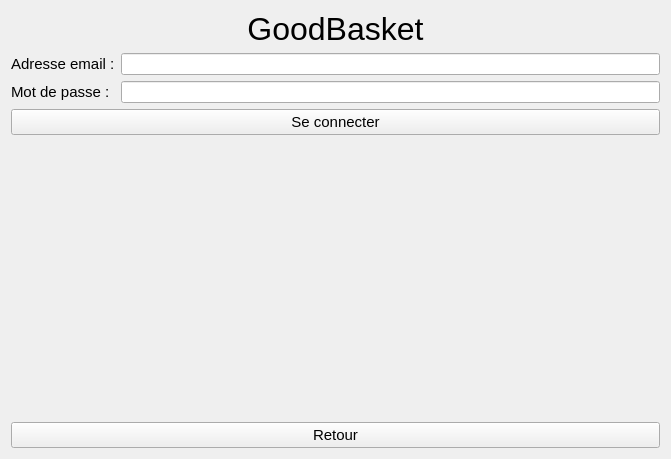
<?xml version="1.0" encoding="UTF-8"?>
<ui version="4.0">
 <class>ConnexionForm</class>
 <widget class="QWidget" name="ConnexionForm">
  <property name="geometry">
   <rect>
    <x>0</x>
    <y>0</y>
    <width>671</width>
    <height>459</height>
   </rect>
  </property>
  <property name="windowTitle">
   <string>Form</string>
  </property>
  <layout class="QVBoxLayout">
   <item>
    <widget class="QLabel" name="label_3">
     <property name="font">
      <font>
       <pointsize>24</pointsize>
      </font>
     </property>
     <property name="text">
      <string>GoodBasket</string>
     </property>
     <property name="alignment">
      <set>Qt::AlignCenter</set>
     </property>
    </widget>
   </item>
   <item>
    <layout class="QVBoxLayout" name="verticalLayout">
     <item>
      <layout class="QFormLayout" name="formLayout">
       <item row="0" column="0">
        <widget class="QLabel" name="label">
         <property name="font">
          <font>
           <pointsize>11</pointsize>
          </font>
         </property>
         <property name="text">
          <string>Adresse email :</string>
         </property>
        </widget>
       </item>
       <item row="1" column="0">
        <widget class="QLabel" name="label_2">
         <property name="font">
          <font>
           <pointsize>11</pointsize>
          </font>
         </property>
         <property name="text">
          <string>Mot de passe :</string>
         </property>
        </widget>
       </item>
       <item row="0" column="1">
        <widget class="QLineEdit" name="lineEdit"/>
       </item>
       <item row="1" column="1">
        <widget class="QLineEdit" name="lineEdit_2">
         <property name="echoMode">
          <enum>QLineEdit::Password</enum>
         </property>
        </widget>
       </item>
      </layout>
     </item>
     <item>
      <widget class="QPushButton" name="pushButton">
       <property name="font">
        <font>
         <pointsize>11</pointsize>
        </font>
       </property>
       <property name="text">
        <string>Se connecter</string>
       </property>
      </widget>
     </item>
     <item>
      <spacer name="verticalSpacer">
       <property name="orientation">
        <enum>Qt::Vertical</enum>
       </property>
       <property name="sizeHint" stdset="0">
        <size>
         <width>20</width>
         <height>40</height>
        </size>
       </property>
      </spacer>
     </item>
    </layout>
   </item>
   <item>
    <widget class="QPushButton" name="pushButton_2">
     <property name="font">
      <font>
       <pointsize>11</pointsize>
      </font>
     </property>
     <property name="text">
      <string>Retour</string>
     </property>
    </widget>
   </item>
  </layout>
 </widget>
 <resources/>
 <connections/>
</ui>
